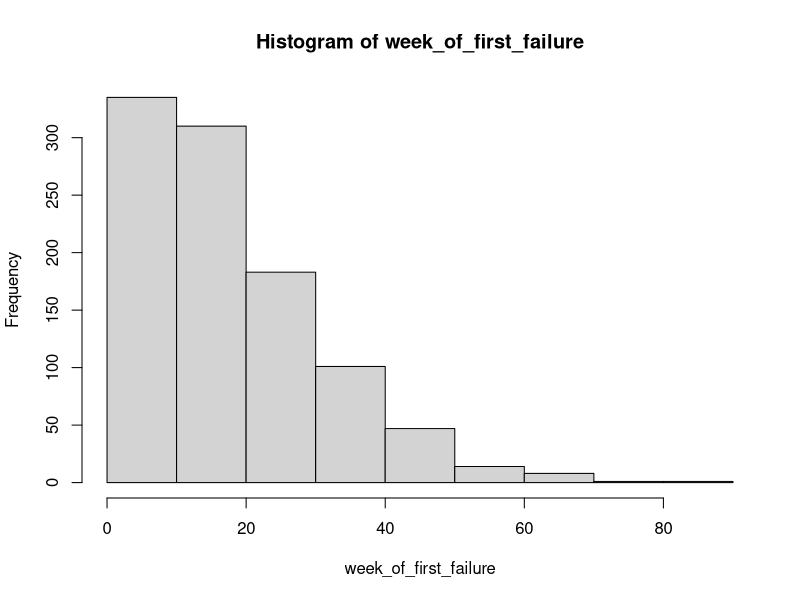
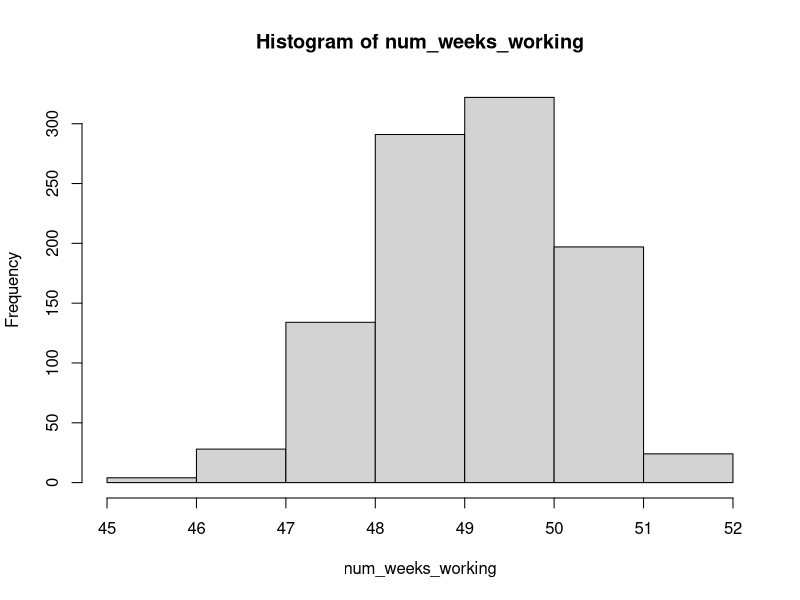
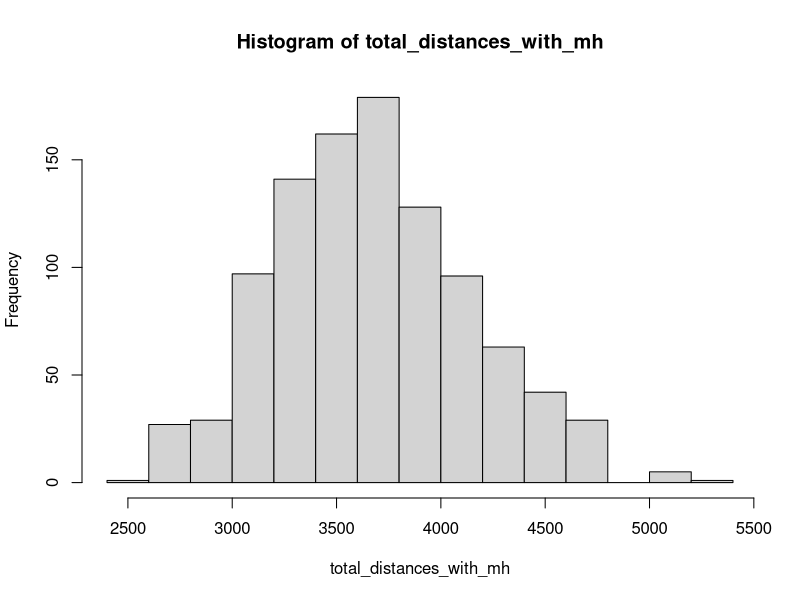
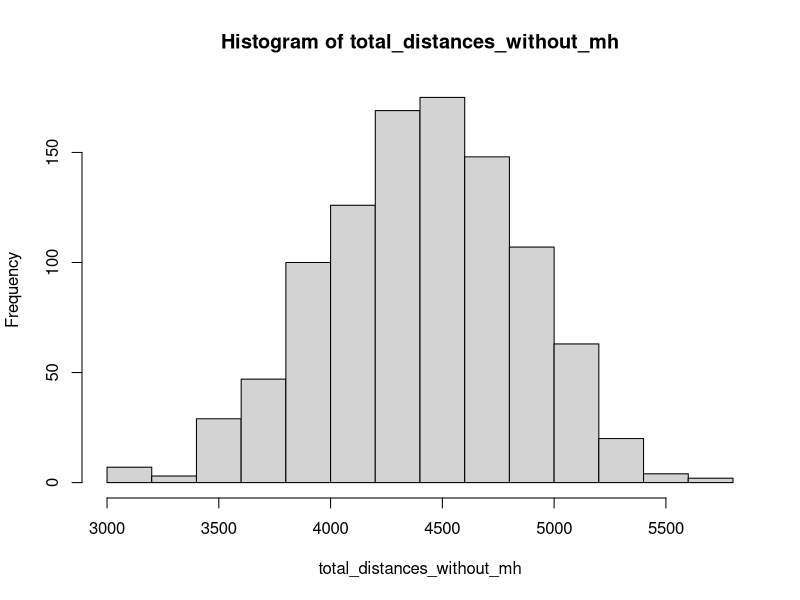

Write the R code that produced these figures, in order.
## ---- chunk 1
l_llf <- 0.9 * 0.9 * 0.02
l_lmf <- 0.9 * 0.05 * 0.06
l_lhf <- 0.9 * 0.03 * 0.1
l_mmf <- 0.05 * 0.85 * 0.06
l_mhf <- 0.05 * 0.09 * 0.1
l_hhf <- 0.03 * 0.9 * 0.1
l_flf <- 0.02 * 1 * 0.02

l_llf + l_lmf + l_lhf + l_mmf + l_mhf + l_hhf + l_flf
## ---- chunk 2
l_lll <- 0.9 * 0.9 * 0.9
l_llm <- 0.9 * 0.9 * 0.05
l_llh <- 0.9 * 0.9 * 0.03
l_lmm <- 0.9 * 0.05 * 0.85
l_lmh <- 0.9 * 0.05 * 0.09
l_lhh <- 0.9 * 0.03 * 0.9

l_lll + l_llm + l_llh + l_lmm + l_lmh + l_lhh
## ---- chunk 3
get_next_state <- function(current_state, service_the_highs){
  rand_num <- runif(1, 0.0, 1.0)
  if("L" == current_state){
    if(rand_num <= 0.05){
      current_state <- "M"
    }else if(rand_num <= (0.05+0.03)){
      current_state <- "H"
      if(service_the_highs){
        current_state <- "F"
      }
    }else if(rand_num <= (0.05+0.03+0.02)){
      current_state <- "F"
    }else{
      # STAYS THE SAME
    }
  }else if("M" == current_state){
    if(rand_num <= 0.09){
      current_state <- "H"
      if(service_the_highs){
        current_state <- "F"
      }
    }else if(rand_num <= (0.09+0.06)){
      current_state <- "F"
    }else{
      # STAYS THE SAME
    }
  }else if("H" == current_state){
    if(rand_num <= 0.1){
      current_state <- "F"
    }else{
      # STAYS THE SAME
    }
  }else if("F" == current_state){
      current_state <- "L"
  }   
  return (current_state)
}

sample_size <- 1000 #0
#states <- c("L","M","H","F")
week_of_first_failure <- c()
for(i in 1:sample_size){
  current_state <- "L"
  current_week <- 0
  while(current_state != "F"){
    current_week <- current_week+1
    current_state <- get_next_state(current_state, FALSE)
  }
  week_of_first_failure <- c(week_of_first_failure, current_week)
}

hist(week_of_first_failure)
mean(week_of_first_failure)
## ---- chunk 4
week_of_first_failure <- c()
num_weeks_working <- c()
for(i in 1:sample_size){
  current_state <- "L"
  weeks_working <- 0
  for(current_week in 1:52){
    current_state <- get_next_state(current_state, FALSE)
    if(current_state != "F"){
      weeks_working <- weeks_working + 1
    }
  }
  num_weeks_working <- c(num_weeks_working, weeks_working)
}

hist(num_weeks_working, breaks=8)
mean(num_weeks_working)
## ---- chunk 5
# p250 help
f <- function(x, sigma){
  if(any(x <0))
    return (0)
  stopifnot(sigma > 0)
  return (x / sigma^2) * exp(-x^2 / 2 * sigma^2)
}

m <- 10000
sigma <- 4
x <- numeric(m)
x[1] <- rchisq(1, df=1)
k <- 0
u <- runif(m)

for(i in 2:m){
  xt <- x[i-1]
  y <- rchisq(1, df = xt)
  num <- f(y, sigma) * dchisq(xt, df = y)
  den <- f(xt, sigma) * dchisq(y, df = xt)
  if(u[i] < num/den) {
    x[i] <- y 
  }
  else {
    x[i] <- xt
    k <- k+1 # y is rejected
  }
}

print(k)
## ---- chunk 6
SIZE <- 1000
group_sizes <- c(125,18,20,34)

get_multinomial_probability <- function(theta){
  one <- (1/2) + (theta/4)
  two <- ((1-theta)/4)
  three <- ((1-theta)/4)
  four <- (theta/4)
  return (c(one, two, three, four))
}

get_posterior_given_observed <- function(observed_sample){
  proposal_dist <- runif(SIZE)
  other_dist <- rep(0,SIZE)
  # use metropolis hastings...
  other_dist[1] <- observed_sample[1]
  for(i in 2:SIZE){
    if(proposal_dist[i] > observed_sample[i])
        to_add <- min(1,(4))
    #if(proposal_dist[i])
  }  
}

get_posterior_distribution_given_observed_frequencies <- function(k1,k2,k3,k4,theta){
  return (((2+theta)^k1)*((1-theta)^(k2+k3))*((theta)^k4))  
}
## ---- chunk 7
NUM_ITERATIONS <- 1000
HYPER_PARAMS <- c(5,5,5,5,5)
PARAM_GUESSES <- c(6,7,8,9,10)
MPROB <- c()
# count data of coal mining accidents in the U.K. from 1851-1962
Y <- c(4,5,4,1,0,4,3,4,0,6,3,3,4,0,2,6,3,3,5,4,5,3,1,4,4,1,5,5,3,4,2,5,2,2,3,4,2,1,3,2,2,1,1,1,1,3,0,0,1,0,1,1,0,0,3,1,0,3,2,2,0,1,1,1,0,1,0,1,0,0,0,2,1,0,0,0,1,1,0,2,3,3,1,1,2,1,1,1,1,2,4,2,0,0,0,1,4,0,0,0,1,0,0,0,0,0,1,0,0,1,0,1)

m_change_pt <- 20

yi_lambda_poisson <- 0

#lanmbda_gamma <- 

## ---- chunk 8
C <- matrix(c(0, 633, 257, 91, 412, 150, 80, 134, 259, 505, 353, 324, 70, 211, 268, 246, 121, 633, 0, 390, 661, 227, 488, 572, 530, 555, 289, 282, 638, 567, 466, 420, 745, 518, 257, 390, 0, 228, 169, 112, 196, 154, 372, 262, 110, 437, 191, 74, 53, 472, 142, 91, 661, 228, 0, 383, 120, 77, 105, 175, 476, 324, 240, 27, 182, 239, 237, 84, 412, 227, 169, 383, 0, 267, 351, 309, 338, 196, 61, 421, 346, 243, 199, 528, 297, 150, 488, 112, 120, 267, 0, 63, 34, 264, 360, 208, 329, 83, 105, 123, 364, 35, 80, 572, 196, 77, 351, 63, 0, 29, 232, 444, 292, 297, 47, 150, 207, 332, 29, 134, 530, 154, 105, 309, 34, 29, 0, 249, 402, 250, 314, 68, 108, 165, 349, 36, 259, 555, 372, 175, 338, 264, 232, 249, 0, 495, 352, 95, 189, 326, 383, 202, 236, 505, 289, 262, 476, 196, 360, 444, 402, 495, 0, 154, 578, 439, 336, 240, 685, 390, 353, 282, 110, 324, 61, 208, 292, 250, 352, 154, 0, 435, 287, 184, 140, 542, 238, 324, 638, 437, 240, 421, 329, 297, 314, 95, 578, 435, 0, 254, 391, 448, 157, 301, 70, 567, 191, 27, 346, 83, 47, 68, 189, 439, 287, 254, 0, 145, 202, 289, 55, 211, 466, 74, 182, 243, 105, 150, 108, 326, 336, 184, 391, 145, 0, 57, 426, 96, 268, 420, 53, 239, 199, 123, 207, 165, 383, 240, 140, 448, 202, 57, 0, 483, 153, 246, 745, 472, 237, 528, 364, 332, 349, 202, 685, 542, 157, 289, 426, 483, 0, 336, 121, 518, 142, 84, 297, 35, 29, 36, 236, 390, 238, 301, 55, 96, 153, 336, 0),ncol=17)

required_cities <- C[1,2:17]
required_cities

calculate_cost <- function(indexes_ordered, use_MH){
  current_cost <- 0
  for(i in 1:16){
    next_city_index <- i+1
    value <- C[indexes_ordered[i],indexes_ordered[next_city_index]]
    if(use_MH && i < 16){
      index_to_maybe_swap <- runif(1, i+2, 17)
      maybe_value <- C[indexes_ordered[i],indexes_ordered[index_to_maybe_swap]]
      if(maybe_value < value){
        value <- maybe_value
      }else{
        pct_chance_of_taking_worse_value <- value / maybe_value
        rand_num_0_to_1 <- runif(1)
        if(pct_chance_of_taking_worse_value > rand_num_0_to_1){
          value <- maybe_value
        }
      }
    }
    current_cost <- current_cost + value
  }
  return (current_cost)
}

total_distances_with_mh <- c()
total_distances_without_mh <- c()
for(i in 1:1000){
  cities_path <- sample(1:17)

  sum_of_this_path_with_mh <- calculate_cost(cities_path, TRUE)
  total_distances_with_mh <- c(total_distances_with_mh, sum_of_this_path_with_mh)
  
  sum_of_this_path_without_mh <- calculate_cost(cities_path, FALSE)
  total_distances_without_mh <- c(total_distances_without_mh, sum_of_this_path_without_mh)
}
hist(total_distances_with_mh)
hist(total_distances_without_mh)

